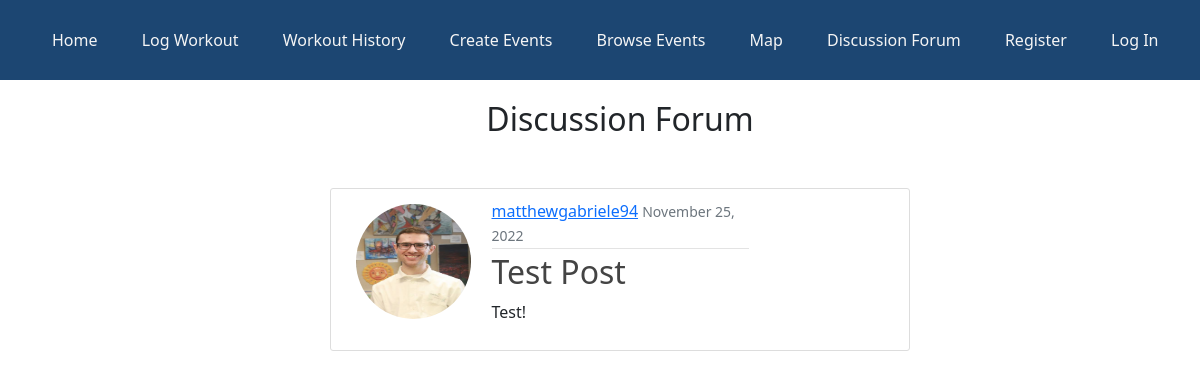
The app's page /post, older data.
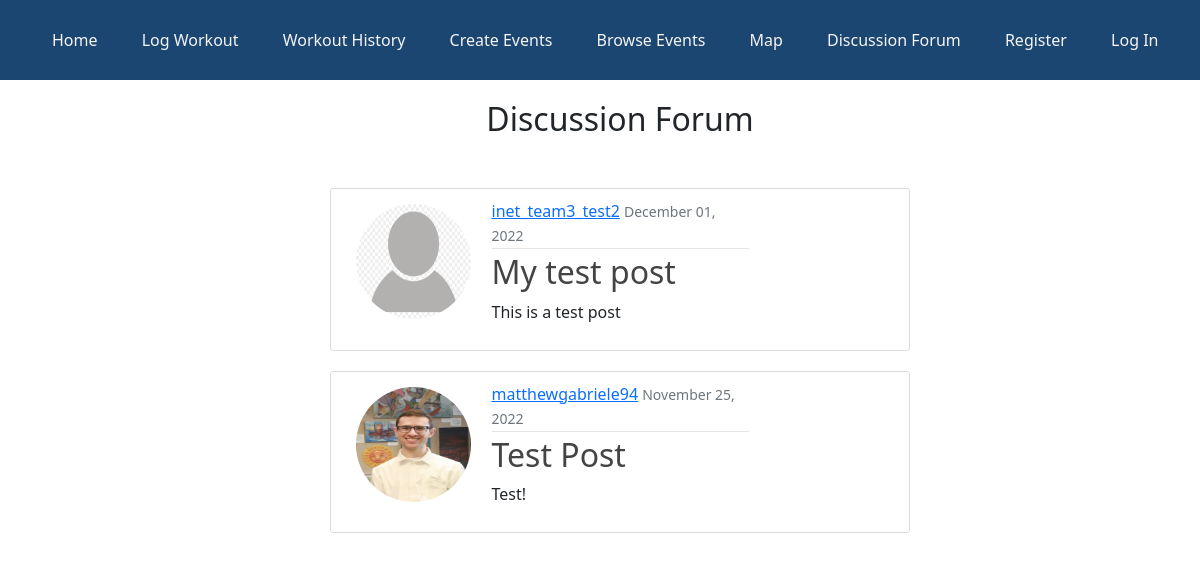
The same page, newer data.
### bikingapp/models.py (models this page shows, shortened)
class Post(models.Model):
    title = models.CharField(max_length=100)
    content = models.TextField()
    date_posted = models.DateTimeField(default=timezone.now)
    author = models.ForeignKey(settings.AUTH_USER_MODEL, on_delete=models.CASCADE)

class CustomUser(AbstractUser):
    def image_upload_to(self, instance=None):
        if instance:
            return os.path.join("Users", self.username, instance)
        return None
    STATUS = (
        ("regular", "regular"),
        ("subscriber", "subscriber"),
        ("moderator", "moderator"),
    )
    email = models.EmailField(unique=True)
    status = models.CharField(max_length=100, choices=STATUS, default="regular")
    description = models.TextField(
        "Description", max_length=600, default="", blank=True
    )
    image = models.ImageField(default="default/user.jpg", upload_to=image_upload_to)
    def __str__(self):
        return self.username

### bikingapp/views.py (the view)
# urls.py: path("post", PostListView.as_view(), name="forum"),
class PostListView(ListView):
    model = Post
    template_name = "discforum/forum.html"  # <app>/<model>_<viewtype>.html <- default template for class-based views, if template_name not specified # noqa: E501
    context_object_name = "posts"
    ordering = ["-date_posted"]

### bikingapp/templates/discforum/forum.html (shortened to what this page needs)
{% extends 'base.html' %}
  {% load static %}
  {% block content %}
  <div class = "text-center" style="margin-bottom: 50px">
  <h2>Discussion Forum</h2>
  </div>
    {% for post in posts %}
      <div class = "col-6 content-section2">
        <div class = "row">
          <div class="col-3">
            <article class="media">
                <img class="rounded-circle article-img"
                  src="{{ post.author.image.url }}">
          </div>
          <div class="col-6">
                <div class="media-body">
                <div class="article-metadata">
                    <a class="mr-2" href="#">{{ post.author }}</a>
                    <small class="text-muted">{{ post.date_posted|date:"F d, Y" }}</small>
                </div>
                <h2><a class="article-title" href="{% url 'post-detail' post.id %}">{{ post.title }}</a></h2>
                <p class="article-content">{{ post.content }}</p>
                </div>
          </div>
        </div>
      </div>
    {% endfor %}
  {% endblock content %}

### bikingapp/templates/base.html (shortened to what this page needs)
<!DOCTYPE html>
<html lang="en">
<head>
  {% load static %}
  <link rel="stylesheet" href="{% static '/css/base.css' %}" />
  <link href="https://cdn.jsdelivr.net/npm/bootstrap@5.2.2/dist/css/bootstrap.min.css" rel="stylesheet"
 />
</head>
<body>
  <header>
    <nav role="navigation">
      <ul>
        <li><a href="/">Home</a></li>
        <li><a href="/log_workout"> Log Workout </a></li>
        <li><a href="/workout_history"> Workout History </a></li>
        <li><a href="/create_event">Create Events</a></li>
        <li><a href="/browse_events">Browse Events</a></li>
        <li><a href="/map"> Map </a></li>
        <li><a href="/post">Discussion Forum</a></li>
        {% if user.is_authenticated %}
        <li><a href="/post/new">Create Post</a></li>
        <li><a href="{% url 'profile' user.username %}">Profile</a></li>
        <li><a href="/logout">Log Out</a></li>
        {% else %}
        <li><a href="/register">Register</a></li>
        <li><a href="/login">Log In</a></li>
        {% endif %}
      </ul>
    </nav>
  </header>
  <div style="margin-top: 100px; margin-left: 40px">
    {% block content %}
    {% endblock content%}
  </div>
</body>
</html>

### bikingapp/static/css/base.css (style rules this page uses)
header { background-color: rgb(28, 70, 114); position: fixed; top: 0; left: 0; right: 0; height: 80px; display: flex; align-items: center; z-index: 999; }
header * { display: inline; }
header li { margin: 20px; }
header li a { color: whitesmoke; text-decoration: none; }
.content-section2 { background: #ffffff; padding: 10px 20px; border: 1px solid #dddddd; border-radius: 3px; margin-bottom: 20px; margin-left: 25%; }
.article-title { color: #444444; text-decoration: none; }
.article-content { white-space: pre-line; }
.article-img { height: 125px; width: 125px; padding: 5px; }
.article-metadata { padding-bottom: 1px; margin-bottom: 4px; border-bottom: 1px solid #e3e3e3; text-decoration: none; }
.text-center { text-align: center; }

Row changes from the older to the newer data that the page shows:
added Post: author.image (placeholder picture), author "inet_team3_test2", date_posted "December 01, 2022", title "My test post", content "This is a test post"
